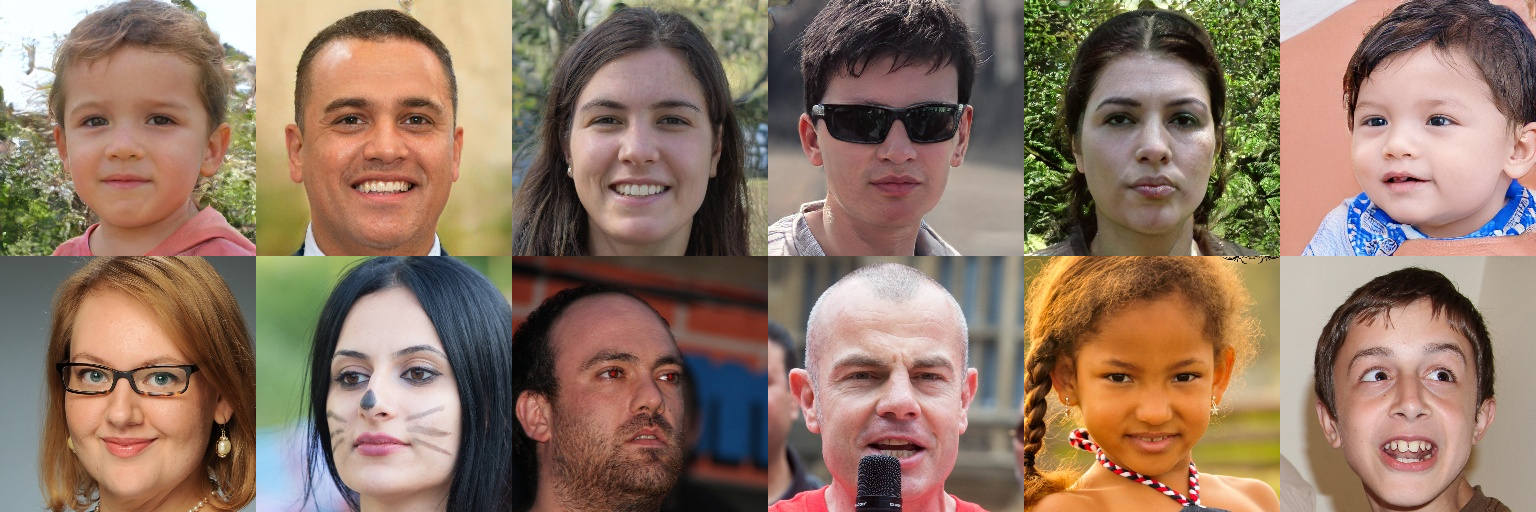
#> input picture ml/sample_sheet.png, 1536 x 512 px
$ python -i srm_features.py   (imports and definitions only)   (older library calls are emulated)
#> lines starting #> are read from the running program, lines starting #| are printed output that depends on the picture
#> further down, picture is the input picture: shape (512, 1536, 3); mean B, G, R 101.1, 118.2, 143.4
"""
SRM-lite: co-occurrence features of high-pass noise residuals.

This is the technique that actually works on generated faces even after
the image has been resized and re-compressed (which is exactly what
happened to this dataset - both classes were re-saved at the same JPEG
quality, which wipes out the easy spectral fingerprints). It comes from
steganalysis / GAN-detection literature: apply a set of high-pass
filters, quantise + truncate the residual, then histogram how
neighbouring residual values co-occur. Generated images have subtly
different local pixel-correlation structure than camera images, and
these histograms capture it.

Pure numpy/OpenCV. No neural network, no downloads.
"""
import cv2
import numpy as np

T = 2          # truncation: residual clipped to [-T, T] -> 2T+1 levels
ORDER = 3      # co-occurrence order (triples of adjacent residuals)
LEVELS = 2 * T + 1
BINS = LEVELS ** ORDER

# high-pass kernels (first order, second order, 3x3 "square" SRM kernel)
KERNELS = {
    "d1h": np.array([[-1, 1]], dtype=np.float32),
    "d1v": np.array([[-1], [1]], dtype=np.float32),
    "d2h": np.array([[1, -2, 1]], dtype=np.float32),
    "d2v": np.array([[1], [-2], [1]], dtype=np.float32),
    "sq3": np.array([[-1, 2, -1],
                     [2, -4, 2],
                     [-1, 2, -1]], dtype=np.float32) / 4.0,
}


def _cooc(res_q, axis):
    """3rd-order co-occurrence histogram of a quantised residual plane."""
    if axis == 0:      # vertical neighbours
        a, b, c = res_q[:-2, :], res_q[1:-1, :], res_q[2:, :]
    else:              # horizontal neighbours
        a, b, c = res_q[:, :-2], res_q[:, 1:-1], res_q[:, 2:]
    idx = (a * LEVELS * LEVELS + b * LEVELS + c).ravel()
    h = np.bincount(idx, minlength=BINS).astype(np.float32)
    return h / max(h.sum(), 1.0)


def extract(bgr_image, size=256):
#> called with size = 256
    img = cv2.resize(bgr_image, (size, size), interpolation=cv2.INTER_AREA)
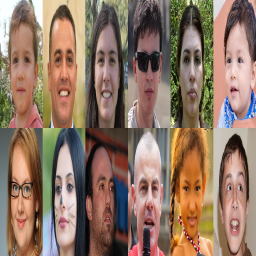
#> img: shape (256, 256, 3); mean B, G, R 101.1, 118.2, 143.4
    # use all three colour channels: cross-channel structure carries signal
    planes = [img[:, :, i].astype(np.float32) for i in range(3)]
#> planes = 3 items
    planes.append(cv2.cvtColor(img, cv2.COLOR_BGR2GRAY).astype(np.float32))

    vec = []
    for kname, k in KERNELS.items():
        for p in planes:
            res = cv2.filter2D(p, cv2.CV_32F, k)
            q = np.clip(np.round(res / 2.0), -T, T).astype(np.int32) + T
            vec.append(_cooc(q, 0))
            vec.append(_cooc(q, 1))
    return np.concatenate(vec)


DIM = len(KERNELS) * 4 * 2 * BINS

>>> import cv2
>>> picture = cv2.imread('sample_sheet.png')
>>> result = extract(picture)
#> result = 5000 values, max 0.261 at index 500, min 1.54e-05 at index 333, mean 0.008
